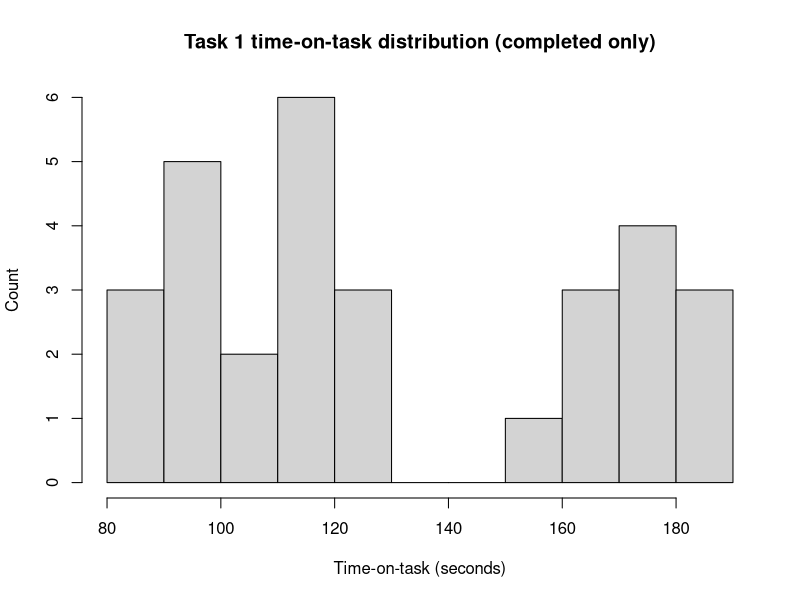
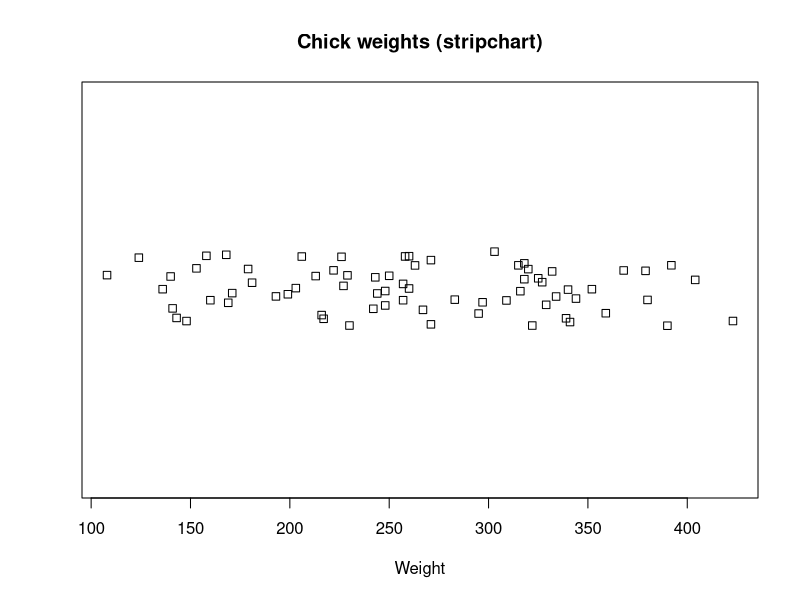
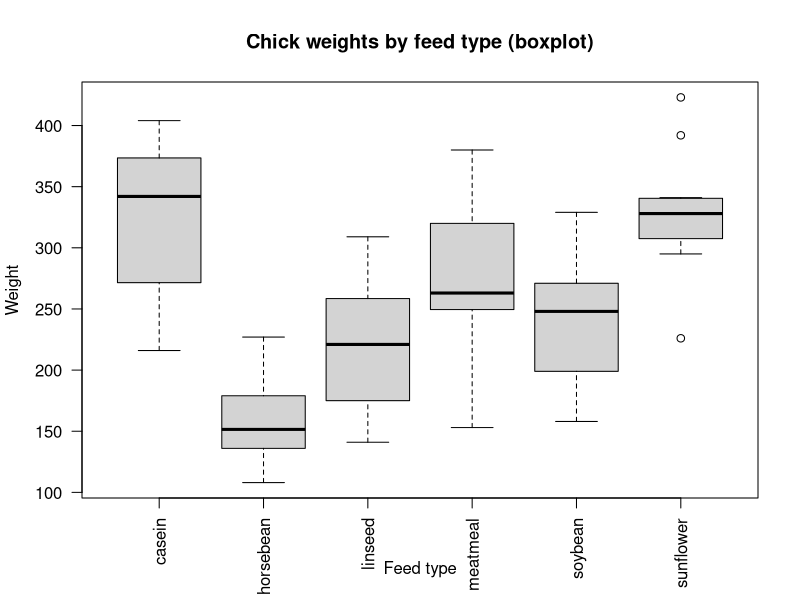
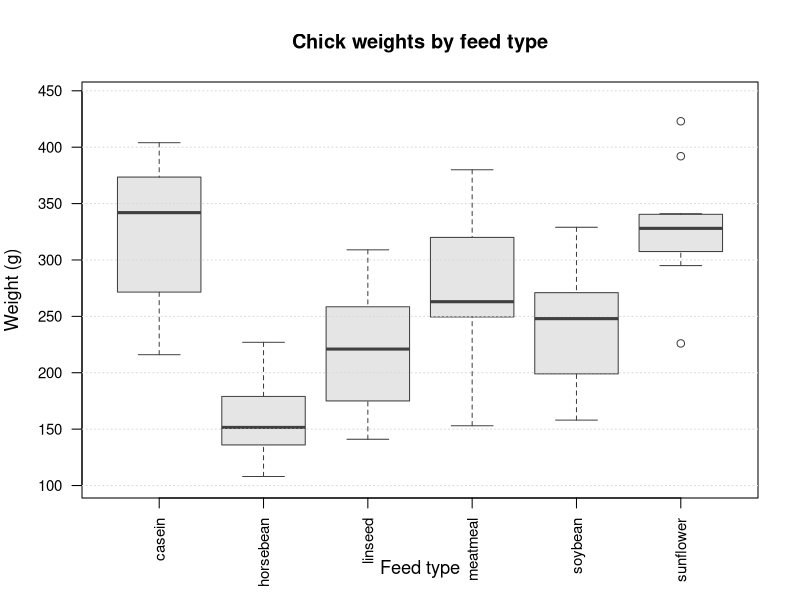

These charts were generated, in order, by the following R code:
#' @title w1_00_scratch.R
#' @description A scratchpad introducing core R concepts (data types, control flow, functions, packages, vectors, data frames) and basic plotting for game user-test analysis.
#' @author NMCG
#' @bugs None
#' @keywords data types, conditionals, loops, functions, packages, vectors, data frames, str, head, summary, stripchart, hist, boxplot
#' @seealso https://www.w3schools.com/r/default.asp
#' @seealso https://r4ds.hadley.nz/

# Dont forget to set your working directory to the project root folder! Otherwise, file paths may not work. Do this by selecting Session > Set Working Directory > To Project Directory in RStudio.

# Clear workspace and console
rm(list = ls(all.names = TRUE))

 # Clear console
cat("\014")


# ---------------------------------------------
# Week 1: Quick CSV read + first inspection
# ---------------------------------------------

# Tip: Keep variable names consistent. In R, snake_case is common for variables.
# Tip: read.csv() returns a data.frame; readr::read_csv() returns a tibble and is often nicer.
# Tip: Use a relative path so your code works on other machines (project folder structure matters).

survey_data <- read.csv("data/open_world_user_testing_survey_data.csv")

# Tip: Use cat()/message() for readable console output (print() is fine, but a bit clunky for headings).
cat("\n--- Summary ---\n")
summary(survey_data)

cat("\n--- Head (first 5 rows) ---\n")
head(survey_data, 5)

cat("\n--- Tail (last 2 rows) ---\n")
tail(survey_data, 2)

# ---------------------------------------------
# Descriptive statistics (single-variable)
# ---------------------------------------------

# Tip: For a 0–10 recommendation rating, median is a robust "typical value".
# Tip: Add na.rm = TRUE if the column might contain missing values (NA).
median_like <- median(survey_data$recommend_0to10, na.rm = TRUE)

cat("\nThe median recommendation value is:", median_like, "\n")

# ---------------------------------------------
# Proportions for binary variables (0/1)
# ---------------------------------------------

# Tip: If task1_complete is coded as 0/1, then mean(task1_complete) = completion proportion.
# Tip: ave() is NOT the right function here (ave computes group-wise averages).
task1_completion_proportion <- mean(survey_data$task1_complete, na.rm = TRUE)

cat("Task 1 completion proportion:", task1_completion_proportion, "\n")

# ---------------------------------------------
# Basic plots (base R)
# ---------------------------------------------

# Tip: Before plotting time-on-task, decide whether to include only completed attempts.
# Example: only completed attempts
task1_times_completed <- survey_data$task1_time_sec[survey_data$task1_complete == 1]

# Tip: Avoid hard-coded xlim until you’ve inspected the data range; otherwise you can hide values.
# Tip: Use meaningful titles and axis labels (with units).
hist(
  task1_times_completed,
  main = "Task 1 time-on-task distribution (completed only)",
  breaks = 8,
  xlab = "Time-on-task (seconds)",
  ylab = "Count"
)

# Tip: Stripcharts show individual points and are nice for small datasets.
# stripchart(survey_data$navigation_1to7, method = "jitter", main = "Navigation rating (1–7)")

# ---------------------------------------------
# Using an inbuilt dataset for plotting practice (chickwts)
# ---------------------------------------------

# Tip: Inbuilt datasets are great for learning plot types without file import.
data(chickwts)

# Stripchart of weights (quick view of individual observations)
stripchart(
  chickwts$weight,
  method = "jitter",
  main = "Chick weights (stripchart)",
  xlab = "Weight"
)

# Boxplot by group (feed type)
boxplot(
  weight ~ feed,
  data = chickwts,
  las = 2,
  main = "Chick weights by feed type (boxplot)",
  xlab = "Feed type",
  ylab = "Weight"
)

# ---------------------------------------------
# Improved base R boxplot using built-in options
# ---------------------------------------------

data(chickwts)

boxplot(
  weight ~ feed,
  data = chickwts,

  # Labels / title
  main = "Chick weights by feed type",
  xlab = "Feed type",
  ylab = "Weight (g)",

  # Axis readability
  las = 2,                 # rotate x labels (better for long names)
  cex.axis = 0.9,          # slightly smaller axis text
  cex.lab = 1.1,           # bigger axis labels
  cex.main = 1.2,          # bigger title

  # Box appearance
  #notch = TRUE,            # notches give a visual cue for median differences
  #varwidth = TRUE,         # box widths reflect sample size per group
  border = "gray25",       # box border colour
  col = "gray90",          # box fill (kept neutral)

  # Limits / layout
  ylim = range(chickwts$weight) * c(0.95, 1.05)  # a bit of headroom
)

# Add a light horizontal grid for easier reading (base R helper)
grid(nx = NA, ny = NULL, lty = 3, col = "gray85")




